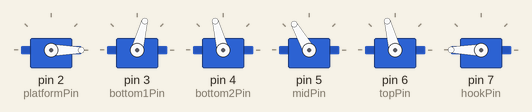
Simulated run of this sketch. Board: Arduino Uno, built with avr-gcc and run on an emulated ATmega328P. On the bench: 6 × servo.

Above: at 0.1 s.
Timing chart, 0 to 40.0 s (numbered marks = the images above):
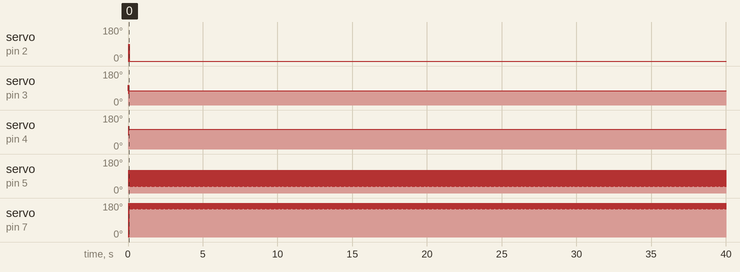

The sketch:

RobotArm.ino
```cpp
#include <Servo.h>


#define platformPin 2
#define bottom1Pin 3
#define bottom2Pin 4
#define midPin 5
#define topPin 6
#define hookPin 7

Servo platformS;
Servo bottom1S;
Servo bottom2S;
Servo midS;
Servo topS;
Servo hookS;

int platform, bottom, mid, top, hook;

void setup() {

  //Wake the servo motors
  platformS.attach(platformPin);
  bottom1S.attach(bottom1Pin);
  bottom2S.attach(bottom2Pin);
  midS.attach(midPin);
  topS.attach(topPin);
  hookS.attach(hookPin);
}

void loop() {

  //Robots move loop

  for(int i = 0; i< 7; i++){

    switch (i) {

      case 0:
      scene1();
      break;

      case 1:
      scene2();
      break;

      case 2:
      case 5:
      scene3();
      break;

      case 3:
      case 6:
      scene4();
      break;
    }

    move();
  }
}

void move(){

  platformS.write(platform);
  bottom1S.write(bottom);

  bottom -= 180;
  if(bottom < 0) bottom *= -1;

  bottom2S.write(bottom);

  midS.write(mid);
  topS.write(top);
  hookS.write(hook);
}

void scene1(){

  platform = 90;
  bottom = 75;
  mid = 120;
  top = 105;
  hook = 180;
}

void scene2(){

  platform = 0;
  bottom = 120;
  mid = 35;
  top = 105;
  hook = 0;
}

void scene3(){

  hook = 150;
}

void scene4(){

  platform = 0;
  bottom = 75;
  mid = 120;
  top = 105;
  hook = 180;
}
```

Measured:
- by itself, servo on pin 2 (platformPin): 0° → 90° at 0.06 s, → 0° 0.02 s later
- by itself, servo on pin 3 (bottom1Pin): 75° → 105° at 0.02 s, → 60° 0.02 s later, → 75° 0.02 s later
- by itself, servo on pin 4 (bottom2Pin): 105° → 75° at 0.02 s, → 120° 0.02 s later, → 105° 0.02 s later
- by itself, servo on pin 5 (midPin): alternates 120° for 0.04 s and 35° for 0.02 s
- by itself, servo on pin 7 (hookPin): repeats every 0.06 s: 180° 0.04 s, 150° 0.02 s
